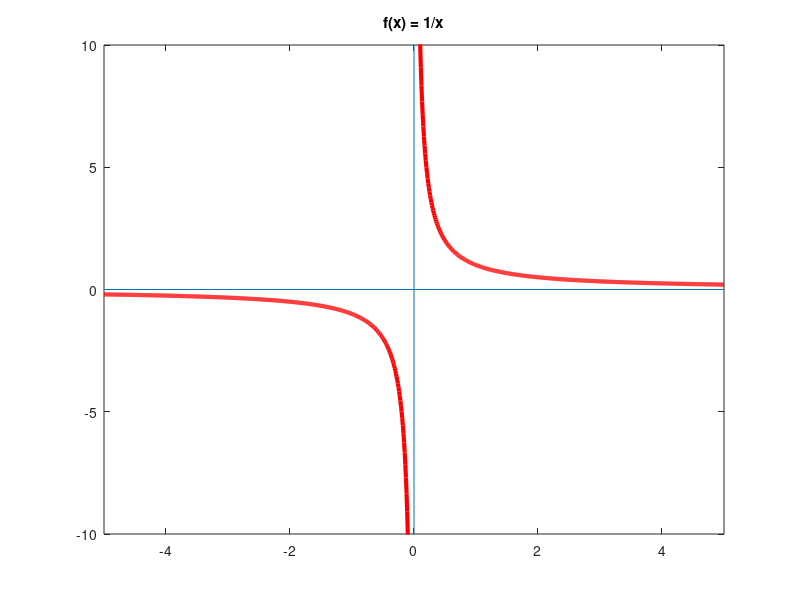

Reproduce this figure in MATLAB.
hold off
x = -5:0.01:5;
plot(x,1./x,'r','Linewidth',3)
axis([-5 5 -10 10])
title('f(x) = 1/x')
hold on
% O comando abaixo diz ao MATLAB para desenhar uma semi-reta que vai, no
% eixo x, de -5 até 5, e no eixo y de 0 até 0 (ou seja, é uma
% semi-reta que vai de x=-5 até x=5, com y=0).
line([-5 5],[0 0])
% Em seguida, dizemos ao MATLAB para desenhar uma semi-reta que
% passa pelo ponto x=0, e que vai de y=-10 até y=10.
line([0 0],[-10 10])
hold off